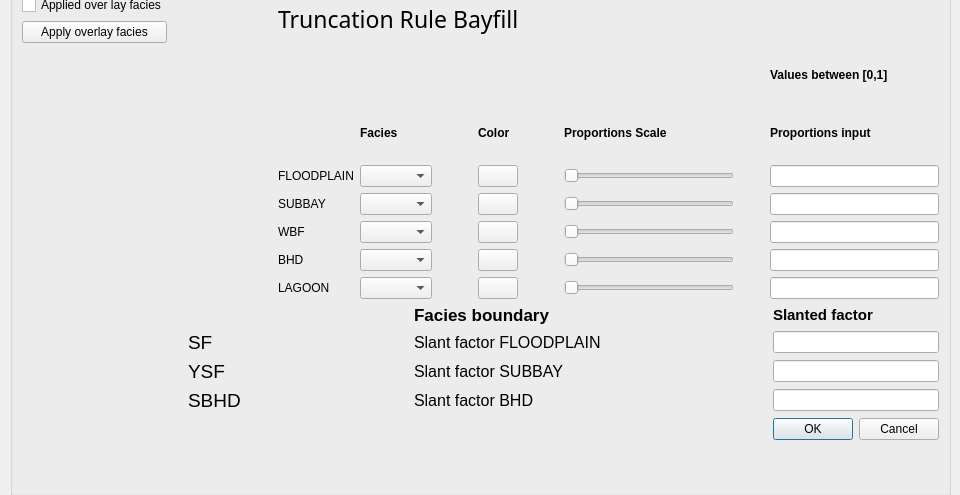
<?xml version="1.0" encoding="UTF-8"?>
<ui version="4.0">
 <class>BayfillTruncationRule</class>
 <widget class="QWidget" name="BayfillTruncationRule">
  <property name="geometry">
   <rect>
    <x>0</x>
    <y>0</y>
    <width>960</width>
    <height>495</height>
   </rect>
  </property>
  <property name="windowTitle">
   <string>Bayfill Truncation rule</string>
  </property>
  <widget class="QGroupBox" name="layout_truncation_rule_bayfill">
   <property name="geometry">
    <rect>
     <x>10</x>
     <y>-20</y>
     <width>941</width>
     <height>516</height>
    </rect>
   </property>
   <layout class="QFormLayout" name="formLayout_2">
    <property name="fieldGrowthPolicy">
     <enum>QFormLayout::AllNonFixedFieldsGrow</enum>
    </property>
    <item row="6" column="0" colspan="2">
     <widget class="QDialogButtonBox" name="m_buttons_ok_cancel">
      <property name="standardButtons">
       <set>QDialogButtonBox::Cancel|QDialogButtonBox::Ok</set>
      </property>
     </widget>
    </item>
    <item row="5" column="0" colspan="2">
     <layout class="QGridLayout" name="layout_facies_bounadries">
      <item row="2" column="6">
       <widget class="QLineEdit" name="m_edit_factor_floodplain"/>
      </item>
      <item row="3" column="6">
       <widget class="QLineEdit" name="m_edit_factor_subbay"/>
      </item>
      <item row="2" column="1">
       <widget class="QLabel" name="label_SF">
        <property name="font">
         <font>
          <pointsize>14</pointsize>
         </font>
        </property>
        <property name="text">
         <string>SF</string>
        </property>
       </widget>
      </item>
      <item row="2" column="3" colspan="2">
       <widget class="QLabel" name="label_slant_factor_floodplain">
        <property name="font">
         <font>
          <pointsize>12</pointsize>
         </font>
        </property>
        <property name="text">
         <string>Slant factor FLOODPLAIN</string>
        </property>
       </widget>
      </item>
      <item row="3" column="1">
       <widget class="QLabel" name="label_YSF">
        <property name="font">
         <font>
          <pointsize>14</pointsize>
         </font>
        </property>
        <property name="text">
         <string>YSF</string>
        </property>
       </widget>
      </item>
      <item row="4" column="6">
       <widget class="QLineEdit" name="m_edit_factor_BHD"/>
      </item>
      <item row="4" column="1">
       <widget class="QLabel" name="label_BHD">
        <property name="font">
         <font>
          <pointsize>14</pointsize>
         </font>
        </property>
        <property name="text">
         <string>SBHD</string>
        </property>
       </widget>
      </item>
      <item row="0" column="6">
       <widget class="QLabel" name="label_slanted_factor">
        <property name="font">
         <font>
          <pointsize>11</pointsize>
          <weight>75</weight>
          <bold>true</bold>
          <underline>false</underline>
         </font>
        </property>
        <property name="text">
         <string>Slanted factor</string>
        </property>
       </widget>
      </item>
      <item row="0" column="2">
       <spacer name="spacer_abriviation">
        <property name="orientation">
         <enum>Qt::Horizontal</enum>
        </property>
        <property name="sizeHint" stdset="0">
         <size>
          <width>40</width>
          <height>20</height>
         </size>
        </property>
       </spacer>
      </item>
      <item row="0" column="3" colspan="2">
       <widget class="QLabel" name="label_facies_boundary">
        <property name="font">
         <font>
          <pointsize>13</pointsize>
          <weight>75</weight>
          <bold>true</bold>
          <underline>false</underline>
         </font>
        </property>
        <property name="text">
         <string>Facies boundary</string>
        </property>
       </widget>
      </item>
      <item row="4" column="3" colspan="2">
       <widget class="QLabel" name="label_slant_factor_BHD">
        <property name="font">
         <font>
          <pointsize>12</pointsize>
         </font>
        </property>
        <property name="text">
         <string>Slant factor BHD</string>
        </property>
       </widget>
      </item>
      <item row="0" column="5">
       <spacer name="spacer_SF_slant_factor_floodplain">
        <property name="orientation">
         <enum>Qt::Horizontal</enum>
        </property>
        <property name="sizeHint" stdset="0">
         <size>
          <width>20</width>
          <height>20</height>
         </size>
        </property>
       </spacer>
      </item>
      <item row="3" column="3" colspan="2">
       <widget class="QLabel" name="label_slant_factor_subbay">
        <property name="font">
         <font>
          <pointsize>12</pointsize>
         </font>
        </property>
        <property name="text">
         <string>Slant factor SUBBAY</string>
        </property>
       </widget>
      </item>
      <item row="0" column="0">
       <spacer name="spacer_edge">
        <property name="orientation">
         <enum>Qt::Horizontal</enum>
        </property>
        <property name="sizeHint" stdset="0">
         <size>
          <width>40</width>
          <height>20</height>
         </size>
        </property>
       </spacer>
      </item>
     </layout>
    </item>
    <item row="4" column="0" colspan="2">
     <layout class="QFormLayout" name="layout_truncation_rule">
      <item row="1" column="0">
       <layout class="QGridLayout" name="layout_apply_overlay_facies">
        <item row="1" column="0">
         <widget class="QPushButton" name="m_button_apply_overlay_facies">
          <property name="text">
           <string>Apply overlay facies</string>
          </property>
         </widget>
        </item>
        <item row="0" column="0">
         <widget class="QCheckBox" name="m_toggle_apply_overlay_facies">
          <property name="text">
           <string>Applied over lay facies</string>
          </property>
         </widget>
        </item>
       </layout>
      </item>
      <item row="1" column="1">
       <widget class="QLabel" name="label_truncation_rule_bayfill">
        <property name="font">
         <font>
          <family>Abyssinica SIL</family>
          <pointsize>17</pointsize>
          <weight>50</weight>
          <bold>false</bold>
         </font>
        </property>
        <property name="text">
         <string>Truncation Rule Bayfill</string>
        </property>
       </widget>
      </item>
      <item row="2" column="1">
       <layout class="QGridLayout" name="layout_facies_proportions">
        <item row="3" column="0">
         <widget class="QLabel" name="label_floodplain">
          <property name="text">
           <string>FLOODPLAIN</string>
          </property>
         </widget>
        </item>
        <item row="3" column="1">
         <widget class="QComboBox" name="m_choose_floodplain"/>
        </item>
        <item row="3" column="3">
         <widget class="QPushButton" name="m_color_button_floodplain"/>
        </item>
        <item row="3" column="5">
         <widget class="QSlider" name="m_slider_floodplain">
          <property name="orientation">
           <enum>Qt::Horizontal</enum>
          </property>
         </widget>
        </item>
        <item row="3" column="7">
         <widget class="QLineEdit" name="m_edit_proportion_floodplain"/>
        </item>
        <item row="4" column="0">
         <widget class="QLabel" name="label_subbay">
          <property name="text">
           <string>SUBBAY</string>
          </property>
         </widget>
        </item>
        <item row="4" column="1">
         <widget class="QComboBox" name="m_choose_subbay"/>
        </item>
        <item row="4" column="3">
         <widget class="QPushButton" name="m_color_button_subbay"/>
        </item>
        <item row="4" column="5">
         <widget class="QSlider" name="m_slider_subbay">
          <property name="orientation">
           <enum>Qt::Horizontal</enum>
          </property>
         </widget>
        </item>
        <item row="4" column="7">
         <widget class="QLineEdit" name="m_edit_proportion_subbay"/>
        </item>
        <item row="5" column="0">
         <widget class="QLabel" name="label_WBF">
          <property name="text">
           <string>WBF</string>
          </property>
         </widget>
        </item>
        <item row="5" column="1">
         <widget class="QComboBox" name="m_choose_WBF"/>
        </item>
        <item row="5" column="3">
         <widget class="QPushButton" name="m_color_button_WBF"/>
        </item>
        <item row="5" column="5">
         <widget class="QSlider" name="m_slider_WBF">
          <property name="orientation">
           <enum>Qt::Horizontal</enum>
          </property>
         </widget>
        </item>
        <item row="5" column="7">
         <widget class="QLineEdit" name="m_edit_proportion_WBF"/>
        </item>
        <item row="6" column="0">
         <widget class="QLabel" name="label_BHD_2">
          <property name="text">
           <string>BHD</string>
          </property>
         </widget>
        </item>
        <item row="6" column="1">
         <widget class="QComboBox" name="m_choose_BHD"/>
        </item>
        <item row="6" column="3">
         <widget class="QPushButton" name="m_color_button_BHD"/>
        </item>
        <item row="6" column="5">
         <widget class="QSlider" name="m_slider_BHD">
          <property name="orientation">
           <enum>Qt::Horizontal</enum>
          </property>
         </widget>
        </item>
        <item row="6" column="7">
         <widget class="QLineEdit" name="m_edit_proportion_BHD"/>
        </item>
        <item row="7" column="0">
         <widget class="QLabel" name="label_lagoon">
          <property name="text">
           <string>LAGOON</string>
          </property>
         </widget>
        </item>
        <item row="7" column="1">
         <widget class="QComboBox" name="m_choose_lagoon"/>
        </item>
        <item row="7" column="3">
         <widget class="QPushButton" name="m_color_button_lagoon"/>
        </item>
        <item row="7" column="5">
         <widget class="QSlider" name="m_slider_lagoon">
          <property name="orientation">
           <enum>Qt::Horizontal</enum>
          </property>
         </widget>
        </item>
        <item row="7" column="7">
         <widget class="QLineEdit" name="m_edit_proportion_lagoon"/>
        </item>
        <item row="2" column="1">
         <widget class="QLabel" name="label_facies">
          <property name="font">
           <font>
            <weight>75</weight>
            <bold>true</bold>
           </font>
          </property>
          <property name="text">
           <string>Facies</string>
          </property>
         </widget>
        </item>
        <item row="2" column="3">
         <widget class="QLabel" name="label_color">
          <property name="font">
           <font>
            <weight>75</weight>
            <bold>true</bold>
           </font>
          </property>
          <property name="text">
           <string>Color</string>
          </property>
         </widget>
        </item>
        <item row="2" column="7">
         <widget class="QLabel" name="label_proportions_input">
          <property name="font">
           <font>
            <weight>75</weight>
            <bold>true</bold>
           </font>
          </property>
          <property name="text">
           <string>Proportions input</string>
          </property>
         </widget>
        </item>
        <item row="2" column="5">
         <widget class="QLabel" name="label_proportions_scale">
          <property name="font">
           <font>
            <weight>75</weight>
            <bold>true</bold>
           </font>
          </property>
          <property name="text">
           <string>Proportions Scale</string>
          </property>
         </widget>
        </item>
        <item row="2" column="2">
         <spacer name="spacer_facies">
          <property name="orientation">
           <enum>Qt::Horizontal</enum>
          </property>
          <property name="sizeType">
           <enum>QSizePolicy::Preferred</enum>
          </property>
          <property name="sizeHint" stdset="0">
           <size>
            <width>40</width>
            <height>20</height>
           </size>
          </property>
         </spacer>
        </item>
        <item row="2" column="4">
         <spacer name="spacer_color">
          <property name="orientation">
           <enum>Qt::Horizontal</enum>
          </property>
          <property name="sizeType">
           <enum>QSizePolicy::Preferred</enum>
          </property>
          <property name="sizeHint" stdset="0">
           <size>
            <width>40</width>
            <height>20</height>
           </size>
          </property>
         </spacer>
        </item>
        <item row="1" column="7">
         <widget class="QLabel" name="label_values_between">
          <property name="font">
           <font>
            <weight>75</weight>
            <bold>true</bold>
           </font>
          </property>
          <property name="text">
           <string>Values between [0,1]</string>
          </property>
         </widget>
        </item>
        <item row="2" column="6">
         <spacer name="spacer_proportions_scale">
          <property name="orientation">
           <enum>Qt::Horizontal</enum>
          </property>
          <property name="sizeType">
           <enum>QSizePolicy::Preferred</enum>
          </property>
          <property name="sizeHint" stdset="0">
           <size>
            <width>30</width>
            <height>20</height>
           </size>
          </property>
         </spacer>
        </item>
       </layout>
      </item>
      <item row="2" column="0">
       <widget class="QCustomPlot" name="m_plot_truncation_rule_bayfill" native="true">
        <property name="minimumSize">
         <size>
          <width>250</width>
          <height>250</height>
         </size>
        </property>
       </widget>
      </item>
     </layout>
    </item>
   </layout>
  </widget>
 </widget>
 <customwidgets>
  <customwidget>
   <class>QCustomPlot</class>
   <extends>QWidget</extends>
   <header location="global">qcustomplot.h</header>
   <container>1</container>
  </customwidget>
 </customwidgets>
 <resources/>
 <connections/>
</ui>
